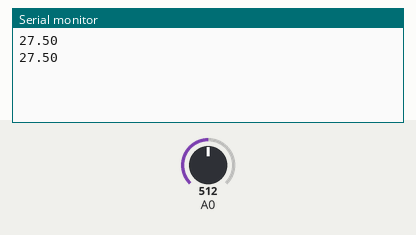
Recording of a sketch running on a simulated Arduino Uno, built with avr-gcc and run on an emulated ATmega328P. On the bench: the last lines printed to the serial monitor. The inputs (shaded band) are chosen by the test bench; at power-on: A0 = 512.

Above: at 2.8 s.
2.9 s: A0 set to 716
At 4.5 s:
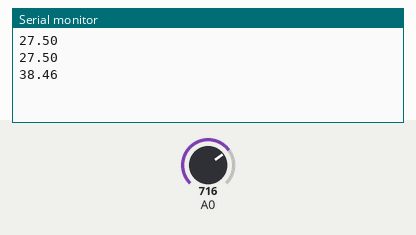
5.6 s: A0 set to 900
At 7.3 s:
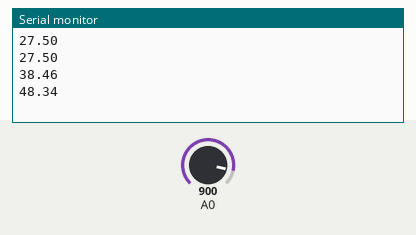
Timing chart, 0 to 8.8 s (numbered marks = the images above; inputs shaded):
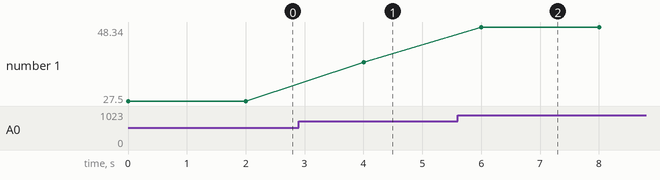

The sketch:

battery.ino
```cpp
#include "Battery.h"

Battery battery(A0, 20.00, 9.6, 12.0);

void setup()
{
	Serial.begin(9600);
}

void loop()
{
	float Volt = battery.Get_Volt();

	Serial.println(Volt);                   //串口输出温度数据
	delay(2000);                           //等待2秒，控制刷新速度
}
```

Measured:
- after the input at 2.9 s, the serial monitor: prints a new line after 1.1 s (image 1)
- after the input at 5.6 s, the serial monitor: prints a new line after 0.40 s (image 2)
- plotted number 1: 27.5 → 38.46 after the input at 2.9 s, 38.46 → 48.34 after the input at 5.6 s
